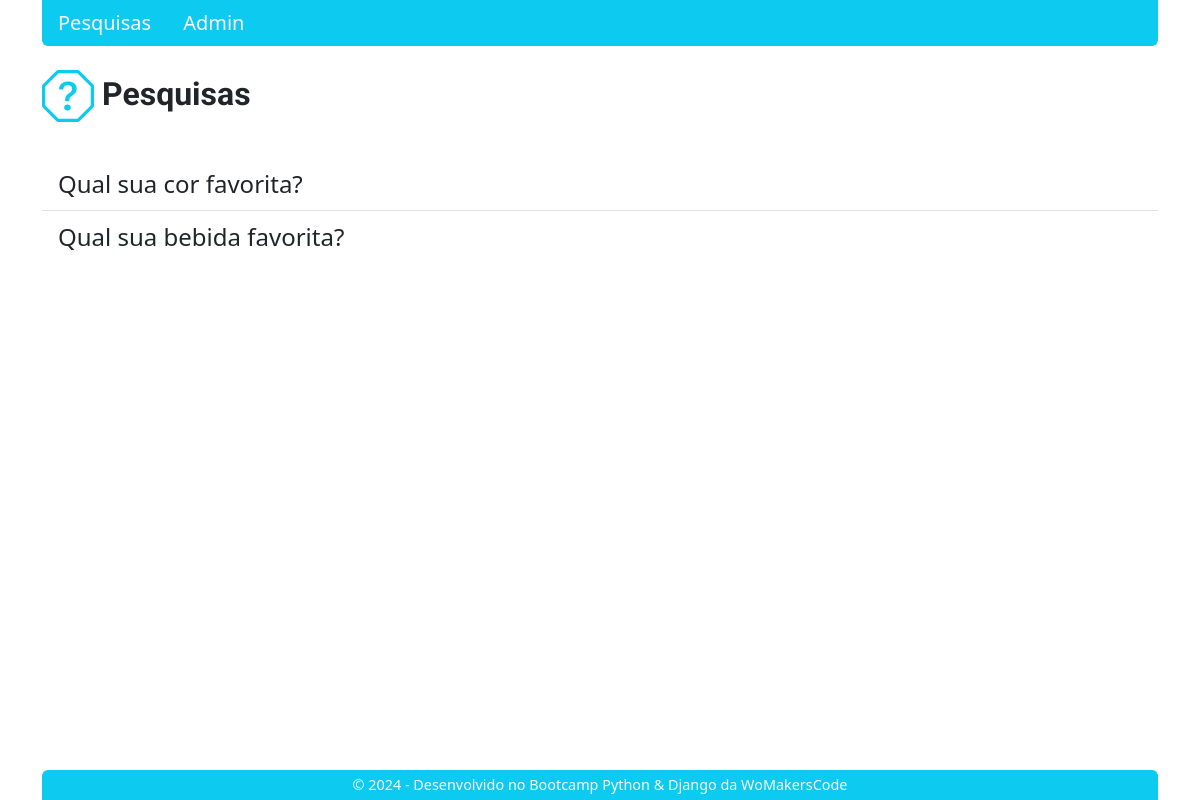
The app's page /, older data.
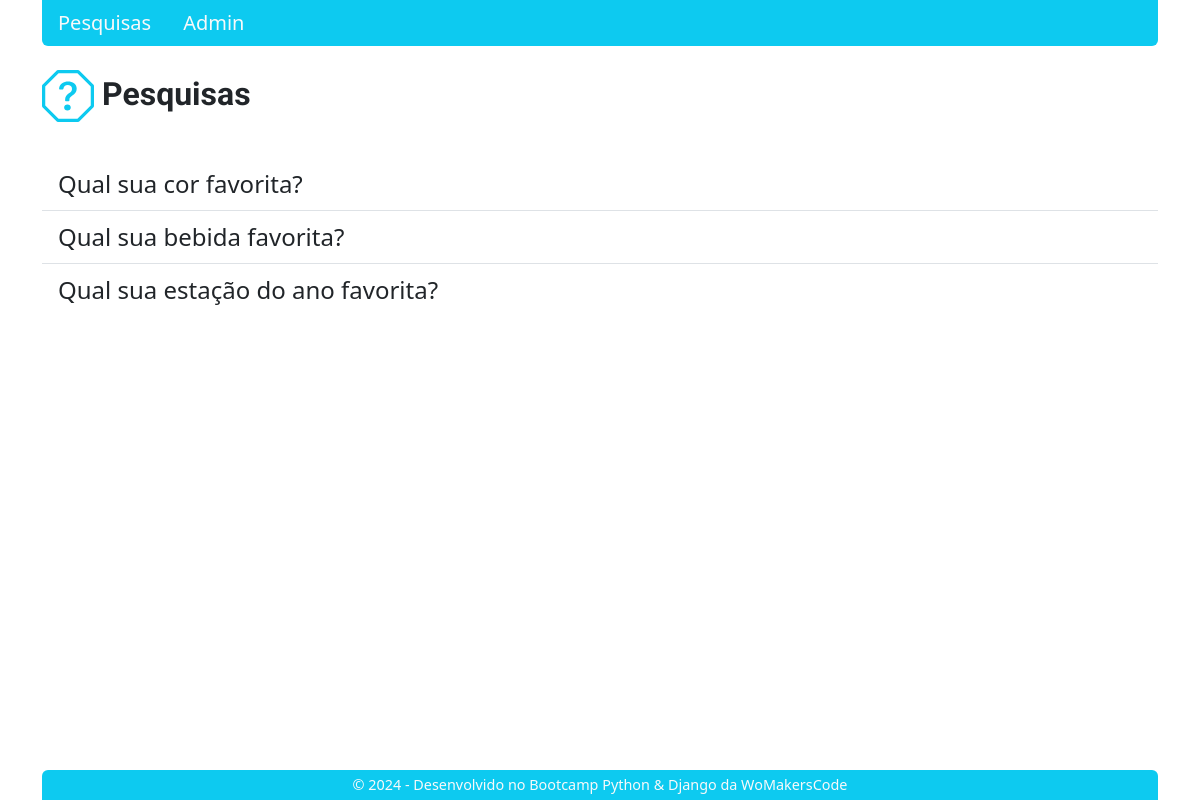
The same page, newer data.
### surveys/models.py (models this page shows, shortened)
class Question(models.Model):
    text = models.CharField(max_length=200)
    created_at = models.DateTimeField(auto_now_add=True)
    enabled = models.BooleanField(default=True)

### surveys/views.py (the view)
# urls.py: path("", QuestionListView.as_view(), name='question_list'),
class QuestionListView(ListView):
    model = Question
    def get_queryset(self):
        return Question.objects.filter(enabled=True)

### surveys/templates/surveys/question_list.html (shortened to what this page needs)
{% extends "surveys/base.html" %}
{% block content %}
<div class="d-flex mb-4 mt-2 gap-2">
    <p class="fw-bold fs-2" style="font-family: 'Roboto', sans-serif;">Pesquisas</p>
</div>
<ul class="list-group list-group-flush mt-3">
    {% if object_list %}
        {% for question in object_list %}
            <li class="list-group-item">
                <a href="{% url 'question_detail' question.id %}" class="text-decoration-none link-dark link-offset-2 fs-4">{{ question.text }}</a>
            </li>
        {% endfor %}
    {% else %}
        <li>Não há pesquisas disponíveis.</li>
    {% endif %}
</ul>
{% endblock %}

### surveys/templates/surveys/base.html (shortened to what this page needs)
<!DOCTYPE html>
<html>
<head>
  {% load bootstrap5 %}
  {% bootstrap_css %}
</head>
<body>
<div class="container">
  <ul class="nav bg-info rounded-bottom">
    <li class="nav-item">
      <a class="nav-link link-light fs-5 " href="/">Pesquisas</a>
    </li>
    <li class="nav-item">
      <a class="nav-link link-light fs-5 " href="/admin">Admin</a>
    </li>
  </ul>
  <div class="row mt-3 content">
    <div class="col-md-12">
      {% block content %}
      {% endblock %}
    </div>
  </div>
  <footer class="bg-info text-light text-center py-1 mt-4 rounded-top d-flex align-items-center justify-content-center">
    <div class="container">
      <p class="mb-0">&copy; 2024 - Desenvolvido no Bootcamp Python & Django da WoMakersCode</p>
    </div>
  </footer>
</div>
</body>
</html>

### surveys/templates/surveys/base.html (style rules this page uses)
html, body { height: 100%; margin: 0; display: flex; flex-direction: column; }
.container { display: flex; flex-direction: column; min-height: 100%; }
.content { flex: 1; }
footer { margin-top: auto; font-size: 0.9rem; }

Row changes from the older to the newer data that the page shows:
added Question: text "Qual sua estação do ano favorita?"
